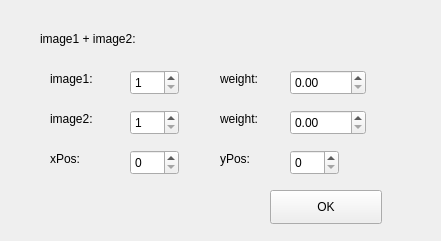
    <widget class="QWidget" name="addWidget" native="true">
     <property name="geometry">
      <rect>
       <x>10</x>
       <y>10</y>
       <width>441</width>
       <height>241</height>
      </rect>
     </property>
     <widget class="QLabel" name="label_8">
      <property name="geometry">
       <rect>
        <x>40</x>
        <y>30</y>
        <width>161</width>
        <height>18</height>
       </rect>
      </property>
      <property name="text">
       <string>image1 + image2:</string>
      </property>
     </widget>
     <widget class="QLabel" name="label_14">
      <property name="geometry">
       <rect>
        <x>50</x>
        <y>70</y>
        <width>81</width>
        <height>18</height>
       </rect>
      </property>
      <property name="text">
       <string>image1:</string>
      </property>
     </widget>
     <widget class="QLabel" name="label_15">
      <property name="geometry">
       <rect>
        <x>50</x>
        <y>110</y>
        <width>81</width>
        <height>18</height>
       </rect>
      </property>
      <property name="text">
       <string>image2:</string>
      </property>
     </widget>
     <widget class="QLabel" name="label_16">
      <property name="geometry">
       <rect>
        <x>220</x>
        <y>70</y>
        <width>81</width>
        <height>18</height>
       </rect>
      </property>
      <property name="text">
       <string>weight:</string>
      </property>
     </widget>
     <widget class="QLabel" name="label_17">
      <property name="geometry">
       <rect>
        <x>220</x>
        <y>110</y>
        <width>81</width>
        <height>18</height>
       </rect>
      </property>
      <property name="text">
       <string>weight:</string>
      </property>
     </widget>
     <widget class="QSpinBox" name="inputAddImg1">
      <property name="geometry">
       <rect>
        <x>130</x>
        <y>70</y>
        <width>49</width>
        <height>25</height>
       </rect>
      </property>
      <property name="minimum">
       <number>1</number>
      </property>
      <property name="maximum">
       <number>5</number>
      </property>
     </widget>
     <widget class="QSpinBox" name="inputAddImg2">
      <property name="geometry">
       <rect>
        <x>130</x>
        <y>110</y>
        <width>49</width>
        <height>25</height>
       </rect>
      </property>
      <property name="minimum">
       <number>1</number>
      </property>
      <property name="maximum">
       <number>5</number>
      </property>
     </widget>
     <widget class="QPushButton" name="addOkBtn">
      <property name="geometry">
       <rect>
        <x>270</x>
        <y>190</y>
        <width>112</width>
        <height>34</height>
       </rect>
      </property>
      <property name="text">
       <string>OK</string>
      </property>
     </widget>
     <widget class="QDoubleSpinBox" name="inputAddWeight1">
      <property name="geometry">
       <rect>
        <x>290</x>
        <y>70</y>
        <width>76</width>
        <height>25</height>
       </rect>
      </property>
      <property name="maximum">
       <double>1.000000000000000</double>
      </property>
     </widget>
     <widget class="QDoubleSpinBox" name="inputAddWeight2">
      <property name="geometry">
       <rect>
        <x>290</x>
        <y>110</y>
        <width>76</width>
        <height>25</height>
       </rect>
      </property>
      <property name="maximum">
       <double>1.000000000000000</double>
      </property>
     </widget>
     <widget class="QLabel" name="label_18">
      <property name="geometry">
       <rect>
        <x>50</x>
        <y>150</y>
        <width>81</width>
        <height>18</height>
       </rect>
      </property>
      <property name="text">
       <string>xPos:</string>
      </property>
     </widget>
     <widget class="QLabel" name="label_19">
      <property name="geometry">
       <rect>
        <x>220</x>
        <y>150</y>
        <width>81</width>
        <height>18</height>
       </rect>
      </property>
      <property name="text">
       <string>yPos:</string>
      </property>
     </widget>
     <widget class="QSpinBox" name="inputAddX">
      <property name="geometry">
       <rect>
        <x>130</x>
        <y>150</y>
        <width>49</width>
        <height>25</height>
       </rect>
      </property>
      <property name="maximum">
       <number>99999</number>
      </property>
     </widget>
     <widget class="QSpinBox" name="inputAddY">
      <property name="geometry">
       <rect>
        <x>290</x>
        <y>150</y>
        <width>49</width>
        <height>25</height>
       </rect>
      </property>
      <property name="maximum">
       <number>99999</number>
      </property>
     </widget>
    </widget>
